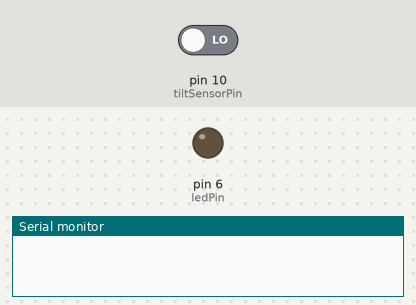
Simulated run of this sketch. Board: Arduino Uno, built with avr-gcc and run on an emulated ATmega328P. On the bench: output pins drawn as LEDs (lit = HIGH), the last lines printed to the serial monitor. Inputs (shaded band) come from the test bench; at power-on: pin 10 (tiltSensorPin) LOW.

Above: at 1.2 s.
1.3 s: pin 10 (tiltSensorPin) driven HIGH
At 1.6 s:
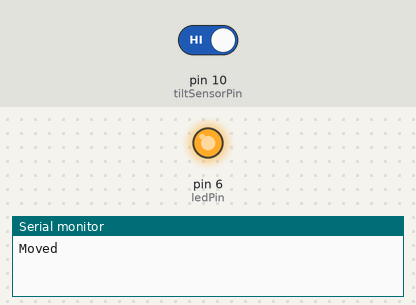
4.3 s: pin 10 (tiltSensorPin) driven LOW
At 6.6 s:
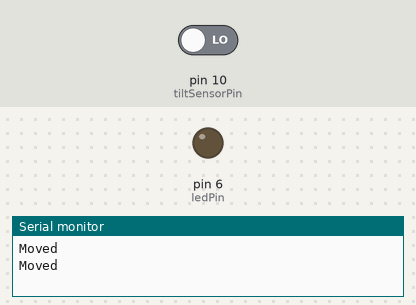
Timing chart, 0 to 8.1 s (numbered marks = the images above; inputs shaded):
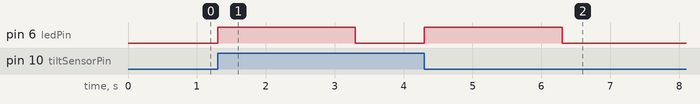

Measured:
- after the input at 1.3 s, pin 6 (ledPin): LOW → HIGH at once, → LOW 2.0 s later
- after the input at 4.3 s, pin 6 (ledPin): LOW → HIGH at once, → LOW 2.0 s later

The sketch:

movementSensor.ino
```cpp
// Tilt sensor constants.
const int ledPin = 6 ;
const int tiltSensorPin = 10 ;
int tiltPreviousStatus = LOW;
int movementDelay = 2000;

/* The PIR sensor can be read in a digital way, it gives a HIGH read when it detects presence
 *  It can be adjusted in sensitivity and delay with the two potentiometers included in the board
 */


void tiltSensorSetup(){
  pinMode( ledPin , OUTPUT) ;
  pinMode (tiltSensorPin , INPUT);
}

boolean hasBeenMoved(int pin){
  int currentStatus = digitalRead(pin);
  boolean moved = (currentStatus != tiltPreviousStatus);
  tiltPreviousStatus = currentStatus;
  return moved;
}

int announceMovement(){
  int errorCode = 0;
  Serial.println("Moved");
  digitalWrite( ledPin , HIGH);
  delay(movementDelay);
  digitalWrite( ledPin , LOW);
  return errorCode;
}

void checkMovement(int pin){
  boolean moved = hasBeenMoved(pin);
  if (moved) {
    announceMovement();
  }
}

void setup()
   {
    Serial.begin(9600);
    tiltSensorSetup();
   }

void loop()
   {
      checkMovement(tiltSensorPin);
   }
```
